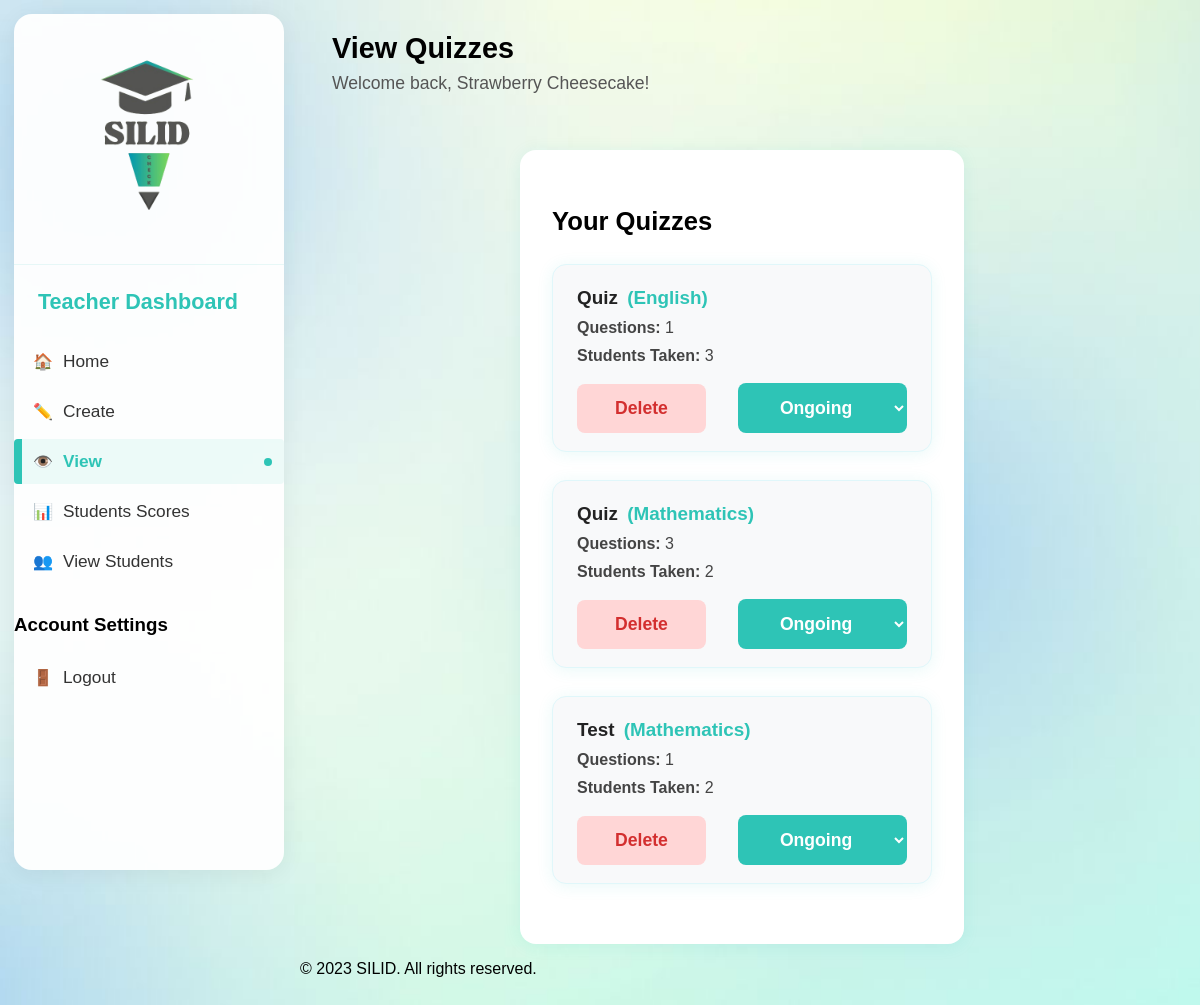
Screenshot of /Dashboard/teacher_view_quiz.php (signed in) with the database file from the repository.
### tables this page shows
CREATE TABLE `quizzes` (
  `id` int(11) NOT NULL,
  `teacher_id` int(11) NOT NULL,
  `title` varchar(255) NOT NULL,
  `subject` varchar(100) NOT NULL,
  `created_at` datetime NOT NULL,
  `status` varchar(50) NOT NULL DEFAULT 'ongoing'
);

### Dashboard/teacher_view_quiz.php (the view, shortened to what this page needs)
<?php
include 'db_connect.php';
$quizzes = [];
if (isset($_SESSION['teacher_id'])) {
    $teacher_id = intval($_SESSION['teacher_id']);
    $stmt = $conn->prepare("CALL GetTeacherQuizzes(?)");
    $stmt->bind_param('i', $teacher_id);
    $stmt->execute();
    $result = $stmt->get_result();
    if ($result) {
        while ($row = $result->fetch_assoc()) {
            $quizzes[] = $row;
        }
    }
}
?>
<!DOCTYPE html>
<html lang="en">
<head>
  <link rel="stylesheet" href="dashboard.css"/>
</head>
<body>
<div id="teacher-dashboard" >
    <div class="container">
      <aside class="sidebar">
        <div class="logo">
          <img src="../assets/pics/sc_logo.png" alt="SILID Logo" />
        </div>
        <nav>
          <h2>Teacher Dashboard</h2>
          <ul>
            <li id="teacher-menu-home" class="menu-item">
              <a href="teacher_dashboard.php">
                <span class="menu-icon">🏠</span>
                <span class="menu-text">Home</span>
              </a>
            </li>
            <li id="teacher-menu-create-quiz" class="menu-item">
              <a href="teacher_create_quiz.php">
                <span class="menu-icon">✏️</span>
                <span class="menu-text">Create</span>
              </a>
            </li>
            <li id="teacher-menu-view-quiz" class="menu-item active">
              <a href="teacher_view_quiz.php">
                <span class="menu-icon">👁️</span>
                <span class="menu-text">View</span>
              </a>
            </li>
            <li id="teacher-menu-student-scores" class="menu-item">
              <a href="teacher_student_scores.php">
                <span class="menu-icon">📊</span>
                <span class="menu-text">Students Scores</span>
              </a>
            </li>
            <li id="teacher-menu-view-students" class="menu-item">
              <a href="teacher_view_students.php">
                <span class="menu-icon">👥</span>
                <span class="menu-text">View Students</span>
              </a>
            </li>
          </ul>
          <div class="settings">
            <h3>Account Settings</h3>
            <ul>
              <li id="logout-btn-teacher" class="menu-item">
                <a href="javascript:void(0);" onclick="document.getElementById('logoutModal').style.display='block';">
                  <span class="menu-icon">🚪</span>
                  <span class="menu-text">Logout</span>
                </a>
              </li>
            </ul>
          </div>
        </nav>
      </aside>
      <main class="main-content">
        <header class="header">
          <div class="header-title middle-left">
            <h1>View Quizzes</h1>
            <p>Welcome back, <?php echo isset($_SESSION['teacher_name']) ? htmlspecialchars($_SESSION['teacher_name']) : (isset($_SESSION['teacher_id']) ? 'Teacher ID: ' . intval($_SESSION['teacher_id']) : 'Teacher'); ?>!</p>
          </div>
        </header>
        <section class="dashboard-body">
          <div class="view-quiz-container" style="background:#fff;border-radius:16px;box-shadow:0 2px 16px rgba(44, 196, 182, 0.10);padding:36px 32px 32px 32px;margin:40px auto 0 auto;max-width:700px;">
            <h2 style="font-size:1.6em;font-weight:700;margin-bottom:28px;">Your Quizzes</h2>
            <div class="quizzes-list">
              <?php
              if (!empty($quizzes)) {
                foreach ($quizzes as $quiz) {
                  echo '<div class="quiz-card">';
                  echo '<h3>' . htmlspecialchars($quiz["title"]) . ' <span class="quiz-meta">(' . htmlspecialchars($quiz["subject"]) . ')</span></h3>';
                  echo '<div class="quiz-info"><b>Questions:</b> ' . intval($quiz["question_count"]) . '</div>';
                  echo '<div class="quiz-info"><b>Students Taken:</b> ' . intval($quiz["students_taken"]) . '</div>';
                  echo '<div class="quiz-actions">';
                  echo '<button class="delete-quiz-btn" data-quizid="' . $quiz['id'] . '">Delete</button>';
                  echo '<select class="quiz-status-select" data-quizid="' . $quiz['id'] . '">';
                  echo '<option value="ongoing" ' . ($quiz['status'] == 'ongoing' ? 'selected' : '') . '>Ongoing</option>';
                  echo '</select>';
                  echo '</div>';
                  echo '</div>';
                }
              } else {
                echo '<p>No quizzes found. Create your first quiz!</p>';
              }
              ?>
            </div>
          </div>
        </section>
        <footer class="footer">
          <p>&copy; 2023 SILID. All rights reserved.</p>
        </footer>
      </main>
    </div>
  </div>
</body>
</html>

### Dashboard/dashboard.css (style rules this page uses)
body { margin: 0; font-family: "Cal Sans", sans-serif; background-image: url(../assets/pics/student-dashboard-bg.jpg); background-size: cover; min-height: 100vh; }
.container { display: flex; min-height: 100vh; }
.sidebar { width: 270px; min-height: 100vh; background: rgba(255, 255, 255, 0.95); padding: 32px 0 24px 0; display: flex; flex-direction: column; align-items: stretch; border-radius: 18px; margin: 14px 0 14px 14px; box-shadow: 0 4px 24px rgba(0, 0, 0, 0.06); transition: all 0.3s ease; overflow-y: auto; position: sticky; top: 14px; height: calc(100vh - 28px); }
.logo { padding: 0 24px 18px; border-bottom: 1px solid rgba(46, 196, 182, 0.1); margin-bottom: 24px; }
.logo img { width: 200px; display: block; margin: 0 auto; transition: transform 0.3s ease; }
.sidebar h2 { font-size: 1.35rem; font-weight: bold; margin: 0 0 24px 0; padding: 0 24px; color: #2ec4b6; }
.sidebar nav ul { list-style: none; padding: 0; margin: 0 0 30px 0; }
.sidebar nav ul li { font-size: 1.08rem; margin: 0; padding: 12px 24px; color: #333; cursor: pointer; transition: all 0.3s ease; position: relative; border-left: 0px solid transparent; display: flex; align-items: center; }
.sidebar nav ul li.active { color: #2ec4b6; font-weight: 600; background: rgba(46, 196, 182, 0.08); border-left: 4px solid #2ec4b6; }
.sidebar nav ul li::before { content: ""; position: absolute; left: 0; top: 0; height: 100%; width: 4px; background: transparent; transition: transform 0.3s ease, background-color 0.3s ease; transform: scaleY(0); }
.sidebar nav ul li.active::before { background: #2ec4b6; transform: scaleY(1); }
.sidebar nav ul li.active::after { content: ""; position: absolute; right: 12px; width: 8px; height: 8px; background: #2ec4b6; border-radius: 50%; animation: pulse 2s infinite; }
.settings ul li { font-size: 1.08rem; padding: 12px 24px; color: #333; cursor: pointer; transition: all 0.2s ease; border-left: 0px solid transparent; position: relative; }
.settings ul li::before { content: ""; position: absolute; left: 0; top: 0; height: 100%; width: 4px; background: transparent; transition: transform 0.3s ease, background-color 0.3s ease; transform: scaleY(0); }
.main-content { flex: 1; display: flex; flex-direction: column; min-height: 100vh; }
.header { display: flex; flex-direction: row; align-items: center; justify-content: space-between; position: relative; min-height: 120px; padding: 0 32px; }
.header-title { display: flex; flex-direction: column; align-items: flex-start; align-self: flex-start; margin-left: 0 !important; margin-right: 0 !important; margin-bottom: 18px; margin-top: 90px; padding-left: 0; align-self: center; }
.header-title.middle-left { position: static; top: auto; left: auto; transform: none; align-items: flex-start; margin: 0; padding: 0; }
.header-title h1 { font-size: 1.45rem; font-weight: bold; margin: 0 0 4px 0; }
.header-title p { margin: 0; font-size: 1.08rem; color: #222; }
.dashboard-body { flex: 1; display: flex; flex-direction: column; justify-content: flex-start; min-height: 0; }
.main-content { margin-left: 0; padding: 16px; box-sizing: border-box; width: calc(100% - 260px); }
.header { padding-top: 16px; margin-bottom: 16px; min-height: auto; }
.header-title h1 { font-size: 1.8rem; margin-bottom: 8px; }
.header-title p { font-size: 1.1rem; color: #555; }

### rows the page displays
quizzes: title "Quiz", subject "English", question_count "1", students_taken "3", id "Ongoing"
quizzes: title "Quiz", subject "Mathematics", question_count "3", students_taken "2", id "Ongoing"
quizzes: title "Test", subject "Mathematics", question_count "1", students_taken "2", id "Ongoing"

### other values shown
$_SESSION['teacher_name'] "Strawberry Cheesecake"
